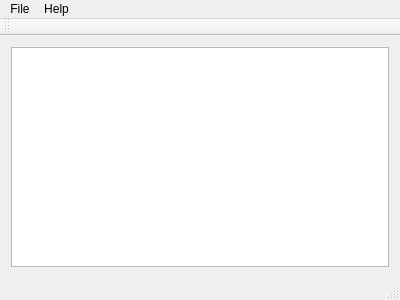
<?xml version="1.0" encoding="UTF-8"?>
<ui version="4.0">
 <class>MainWindow</class>
 <widget class="QMainWindow" name="MainWindow">
  <property name="geometry">
   <rect>
    <x>0</x>
    <y>0</y>
    <width>400</width>
    <height>300</height>
   </rect>
  </property>
  <property name="windowTitle">
   <string>MainWindow</string>
  </property>
  <widget class="QWidget" name="centralWidget">
   <layout class="QHBoxLayout" name="horizontalLayout">
    <item>
     <widget class="ExcelTable" name="excelTableWidget">
      <attribute name="horizontalHeaderStretchLastSection">
       <bool>true</bool>
      </attribute>
     </widget>
    </item>
   </layout>
  </widget>
  <widget class="QMenuBar" name="menuBar">
   <property name="geometry">
    <rect>
     <x>0</x>
     <y>0</y>
     <width>400</width>
     <height>13</height>
    </rect>
   </property>
   <widget class="QMenu" name="menuFile">
    <property name="title">
     <string>File</string>
    </property>
    <addaction name="actionFileOpen"/>
    <addaction name="separator"/>
    <addaction name="actionFileSave"/>
    <addaction name="actionFileSaveAs"/>
    <addaction name="separator"/>
    <addaction name="actionQuit"/>
   </widget>
   <widget class="QMenu" name="menuHelp">
    <property name="title">
     <string>Help</string>
    </property>
    <addaction name="actionHelpAbout"/>
   </widget>
   <addaction name="menuFile"/>
   <addaction name="menuHelp"/>
  </widget>
  <widget class="QToolBar" name="mainToolBar">
   <attribute name="toolBarArea">
    <enum>TopToolBarArea</enum>
   </attribute>
   <attribute name="toolBarBreak">
    <bool>false</bool>
   </attribute>
  </widget>
  <widget class="QStatusBar" name="statusBar"/>
  <action name="actionFileOpen">
   <property name="text">
    <string>Open...</string>
   </property>
   <property name="shortcut">
    <string>Ctrl+O</string>
   </property>
  </action>
  <action name="actionQuit">
   <property name="text">
    <string>Quit</string>
   </property>
   <property name="shortcut">
    <string>Ctrl+Q</string>
   </property>
  </action>
  <action name="actionHelpAbout">
   <property name="text">
    <string>About...</string>
   </property>
  </action>
  <action name="actionFileSave">
   <property name="text">
    <string>Save</string>
   </property>
   <property name="shortcut">
    <string>Ctrl+S</string>
   </property>
  </action>
  <action name="actionFileSaveAs">
   <property name="text">
    <string>SaveAs...</string>
   </property>
   <property name="shortcut">
    <string>Ctrl+Shift+S</string>
   </property>
  </action>
 </widget>
 <layoutdefault spacing="6" margin="11"/>
 <customwidgets>
  <customwidget>
   <class>ExcelTable</class>
   <extends>QTableWidget</extends>
   <header>ExcelTable.h</header>
  </customwidget>
 </customwidgets>
 <resources/>
 <connections>
  <connection>
   <sender>actionQuit</sender>
   <signal>triggered()</signal>
   <receiver>MainWindow</receiver>
   <slot>close()</slot>
   <hints>
    <hint type="sourcelabel">
     <x>-1</x>
     <y>-1</y>
    </hint>
    <hint type="destinationlabel">
     <x>199</x>
     <y>149</y>
    </hint>
   </hints>
  </connection>
 </connections>
</ui>
